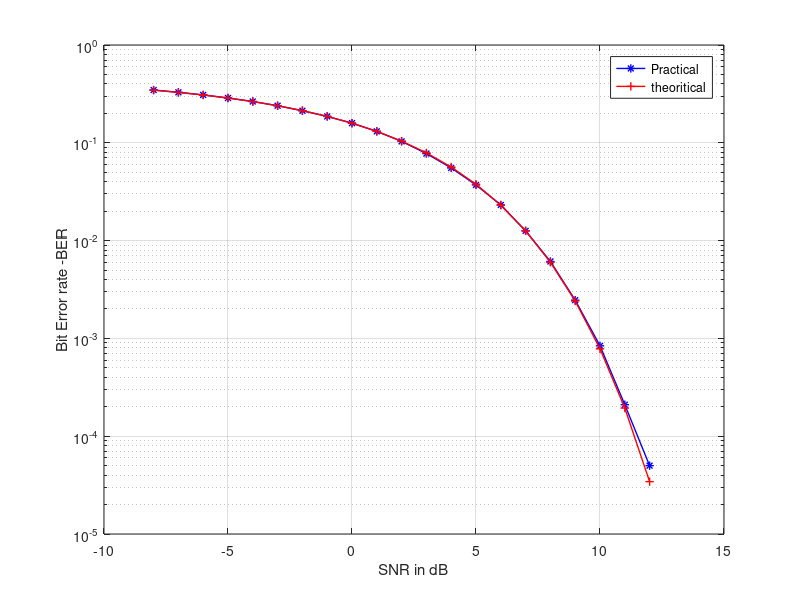

This figure's MATLAB source: (Note: this script raises an error after producing the figure.)
clear all;
close all;
clc;
%SNR for channel in DB
SNRdB = -8 : 1 : 12; % set signal to noise ratio in db
%Get SNR value, SNRdB = 10 * log(10) (Signal power / noise power)
% Calculate and get SNR value from SNR db values
SNR = 10.^(SNRdB / 10);
%data bits 
N = 10^5;
x = randsrc(1,N,[0,1]);
%BPSK data generation
x_BPSK = 1- 2 * x;
%AWGN noise
n = randn(1,N);
for k = 1:length(SNR)
    %Assume that the noise follows the gaussian distribution
    %,the (0,1),where mean = 0 and variance = 1 so that noise power 1;
    y = (sqrt(SNR(k)) * x_BPSK) + n;
    % (+1) * (-1) -> (-1), flipped 
    % (-1) * (+1) -> (-1), flipped 
    % (-1) * (-1) -> (+1), not flipped 
    % (+1) * (+1) -> (+1), not flipped 
    %no of indice which are less than one(+1), because (-1) indices 
    % the bit
    %values has flipped

    noisy_bits = y.* x_BPSK; 
    % Logic to get number of corrupted bits 
    % by noise
    %get indice of currupted bits by noise
    indices_currupted = find((noisy_bits) < 0);
    %get number of currupted bits by noise
    NumberOfCurrupted_bits(k) =length(find(indices_currupted)) ;
   % NumberOfCurrupted_bits(k) =length(indices_currupted) ;

end
%BER (bit error rate calculation)
ber = NumberOfCurrupted_bits / N;
%simulation result 
figure;
%practical
prac = semilogy(SNRdB,ber,'b*-','linewidth',1);
hold on;
%theoritical
theoritical = qfunc(sqrt(SNR));
theo = semilogy(SNRdB,theoritical,'r+-','LineWidth',1);
xlabel("SNR in dB");
ylabel("Bit Error rate -BER");
legend([prac theo],'Practical', 'theoritical');
grid on;
datacursormode on;